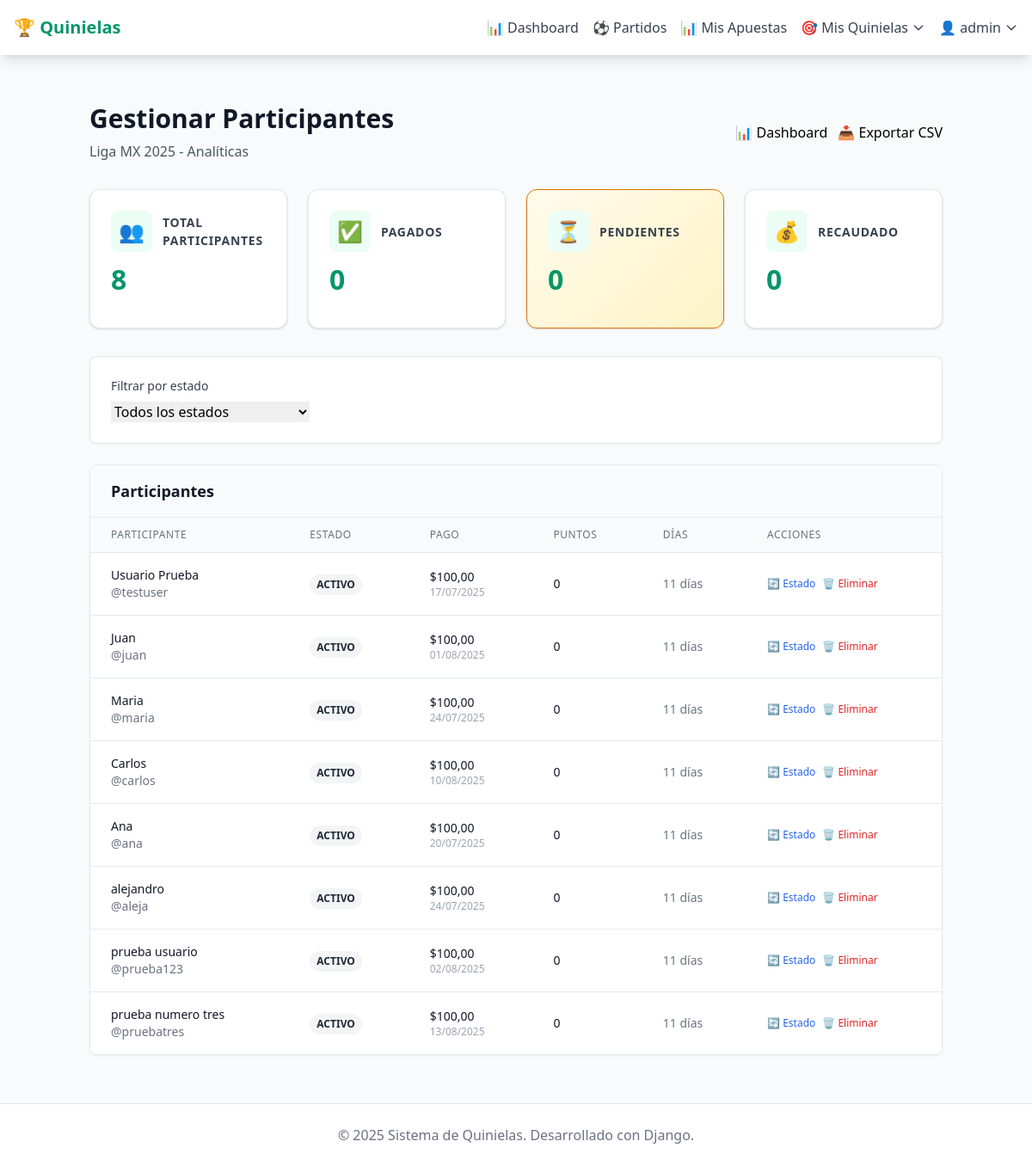
/quiniela/3/gestionar-participantes/ (signed in), run on the app's committed database.
### quinielas/models.py (models this page shows, shortened)
class Quiniela(models.Model):
    nombre = models.CharField(max_length=100)
    descripcion = models.TextField(blank=True, null=True)
    codigo_acceso = models.CharField(max_length=10, unique=True, editable=False)
    creador = models.ForeignKey(User, on_delete=models.CASCADE, related_name='quinielas_creadas')
    fecha_limite = models.DateTimeField()
    fecha_creacion = models.DateTimeField(auto_now_add=True)
    activa = models.BooleanField(default=True)
    class Meta:
        verbose_name = "Quiniela"
        verbose_name_plural = "Quinielas"
        ordering = ['-fecha_creacion']

class Participante(models.Model):
    ESTADOS_PARTICIPANTE = [
        ('PENDIENTE', 'Pendiente de pago'),
        ('PAGADO', 'Pagado y activo'),
        ('SUSPENDIDO', 'Suspendido temporalmente'),
        ('ELIMINADO', 'Eliminado de la quiniela'),
    ]
    usuario = models.ForeignKey(User, on_delete=models.CASCADE)
    quiniela = models.ForeignKey(Quiniela, on_delete=models.CASCADE, related_name='participantes')
    fecha_union = models.DateTimeField(auto_now_add=True)
    puntos_totales = models.IntegerField(default=0)
    estado = models.CharField(
        max_length=20,
        choices=ESTADOS_PARTICIPANTE,
        default='PENDIENTE',
        help_text="Estado actual del participante"
    )
    fecha_pago = models.DateTimeField(
        null=True,
        blank=True,
        help_text="Fecha en que se registró el pago"
    )
    monto_pagado = models.DecimalField(
        max_digits=10,
        decimal_places=2,
        null=True,
        blank=True,
        help_text="Monto pagado por el participante"
    )
    metodo_pago = models.CharField(
        max_length=50,
        blank=True,
        help_text="Método de pago utilizado (efectivo, transferencia, etc.)"
    )
    notas_admin = models.TextField(
        blank=True,
        help_text="Notas privadas del administrador sobre este participante"
    )
    fecha_actualizacion = models.DateTimeField(auto_now=True)
    actualizado_por = models.ForeignKey(
        User,
        on_delete=models.SET_NULL,
        null=True,
        blank=True,
        related_name='participantes_gestionados',
        help_text="Usuario que realizó la última actualización"
    )
    class Meta:
        unique_together = ('usuario', 'quiniela')
        verbose_name = "Participante"
        verbose_name_plural = "Participantes"
        ordering = ['-puntos_totales', 'fecha_union']
    @property
    def dias_desde_union(self):
        from django.utils import timezone
        return (timezone.now() - self.fecha_union).days

### quinielas/views_gestion.py (the view)
# urls.py: path('quiniela/<int:quiniela_id>/gestionar-participantes/', views.gestionar_participantes, name='gestionar_participantes'),
@login_required
def gestionar_participantes(request, quiniela_id):
    quiniela = get_object_or_404(Quiniela, id=quiniela_id, creador=request.user)
    filtro_estado = request.GET.get('estado', 'TODOS')
    participantes = quiniela.participantes.all()
    if filtro_estado != 'TODOS':
        participantes = participantes.filter(estado=filtro_estado)
    paginator = Paginator(participantes, 20)
    page = request.GET.get('page')
    participantes_page = paginator.get_page(page)
    stats = {
        'total': quiniela.participantes.count(),
        'pagados': quiniela.participantes.filter(estado='PAGADO').count(),
        'pendientes': quiniela.participantes.filter(estado='PENDIENTE').count(),
        'suspendidos': quiniela.participantes.filter(estado='SUSPENDIDO').count(),
        'total_recaudado': sum(
            p.monto_pagado or 0
            for p in quiniela.participantes.filter(estado='PAGADO')
        )
    }
    context = {
        'quiniela': quiniela,
        'participantes': participantes_page,
        'filtro_estado': filtro_estado,
        'stats': stats,
        'estados_choices': Participante.ESTADOS_PARTICIPANTE,
    }
    return render(request, 'quinielas/gestionar_participantes.html', context)

### templates/quinielas/gestionar_participantes.html (shortened to what this page needs)
{% extends 'base.html' %}
{% load stats_components %}
{% block content %}
<div class="container mx-auto px-4 py-8">
    <div class="flex flex-col md:flex-row justify-between items-start md:items-center mb-8">
        <div>
            <h1 class="text-3xl font-bold text-gray-900 mb-2">
                Gestionar Participantes
            </h1>
            <p class="text-gray-600">{{ quiniela.nombre }}</p>
        </div>
        <div class="flex gap-3 mt-4 md:mt-0">
            <a href="{% url 'quinielas:dashboard_creador' quiniela.id %}"
               class="btn btn-outline">
                📊 Dashboard
            </a>
            <a href="{% url 'quinielas:exportar_participantes' quiniela.id %}"
               class="btn btn-outline">
                📥 Exportar CSV
            </a>
        </div>
    </div>
    <div class="grid grid-cols-1 md:grid-cols-4 gap-6 mb-8">
        {% stat_card title="Total Participantes" value=stats.total icon="👥" variant="primary" %}
        {% stat_card title="Pagados" value=stats.pagados icon="✅" variant="success" %}
        {% stat_card title="Pendientes" value=stats.pendientes icon="⏳" variant="warning" %}
        {% stat_card title="Recaudado" value="$"|add:stats.total_recaudado icon="💰" variant="info" %}
    </div>
    <div class="bg-white rounded-lg shadow-sm border p-6 mb-6">
        <form method="get" class="flex flex-wrap gap-4 items-end">
            <div>
                <label class="block text-sm font-medium text-gray-700 mb-2">
                    Filtrar por estado
                </label>
                <select name="estado" class="form-input" onchange="this.form.submit()">
                    <option value="TODOS" {% if filtro_estado == "TODOS" %}selected{% endif %}>
                        Todos los estados
                    </option>
                </select>
            </div>
        </form>
    </div>
    <div class="bg-white rounded-lg shadow-sm border overflow-hidden">
        <div class="px-6 py-4 border-b bg-gray-50">
            <h2 class="text-lg font-semibold text-gray-900">
                Participantes
            </h2>
        </div>
        {% if participantes %}
            <div class="overflow-x-auto">
                <table class="min-w-full divide-y divide-gray-200">
                    <thead class="bg-gray-50">
                        <tr>
                            <th class="px-6 py-3 text-left text-xs font-medium text-gray-500 uppercase tracking-wider">
                                Participante
                            </th>
                            <th class="px-6 py-3 text-left text-xs font-medium text-gray-500 uppercase tracking-wider">
                                Estado
                            </th>
                            <th class="px-6 py-3 text-left text-xs font-medium text-gray-500 uppercase tracking-wider">
                                Pago
                            </th>
                            <th class="px-6 py-3 text-left text-xs font-medium text-gray-500 uppercase tracking-wider">
                                Puntos
                            </th>
                            <th class="px-6 py-3 text-left text-xs font-medium text-gray-500 uppercase tracking-wider">
                                Días
                            </th>
                            <th class="px-6 py-3 text-left text-xs font-medium text-gray-500 uppercase tracking-wider">
                                Acciones
                            </th>
                        </tr>
                    </thead>
                    <tbody class="bg-white divide-y divide-gray-200">
                        {% for participante in participantes %}
                        <tr class="hover:bg-gray-50">
                            <td class="px-6 py-4 whitespace-nowrap">
                                <div class="flex items-center">
                                    <div>
                                        <div class="text-sm font-medium text-gray-900">
                                            {{ participante.usuario.get_full_name|default:participante.usuario.username }}
                                        </div>
                                        <div class="text-sm text-gray-500">
                                            @{{ participante.usuario.username }}
                                        </div>
                                    </div>
                                </div>
                            </td>
                            <td class="px-6 py-4 whitespace-nowrap">
                                <span class="inline-flex px-2 py-1 text-xs font-semibold rounded-full
                                    {% if participante.estado == 'PAGADO' %}bg-green-100 text-green-800
                                    {% elif participante.estado == 'PENDIENTE' %}bg-yellow-100 text-yellow-800
                                    {% elif participante.estado == 'SUSPENDIDO' %}bg-red-100 text-red-800
                                    {% else %}bg-gray-100 text-gray-800{% endif %}">
                                    {{ participante.get_estado_display }}
                                </span>
                            </td>
                            <td class="px-6 py-4 whitespace-nowrap text-sm text-gray-900">
                                {% if participante.monto_pagado %}
                                    <div>${{ participante.monto_pagado }}</div>
                                    {% if participante.fecha_pago %}
                                        <div class="text-xs text-gray-400">{{ participante.fecha_pago|date:"d/m/Y" }}</div>
                                    {% endif %}
                                {% else %}
                                    <span class="text-gray-400">No pagado</span>
                                {% endif %}
                            </td>
                            <td class="px-6 py-4 whitespace-nowrap text-sm font-medium text-gray-900">
                                {{ participante.puntos_totales }}
                            </td>
                            <td class="px-6 py-4 whitespace-nowrap text-sm text-gray-500">
                                {{ participante.dias_desde_union }} días
                            </td>
                            <td class="px-6 py-4 whitespace-nowrap text-sm font-medium">
                                <div class="flex space-x-2">
                                    <button onclick="mostrarCambiarEstado({{ participante.id }})"
                                            class="text-blue-600 hover:text-blue-900 text-xs">
                                        🔄 Estado
                                    </button>
                                    <button onclick="confirmarEliminacion({{ participante.id }}, '{{ participante.usuario.username }}')"
                                            class="text-red-600 hover:text-red-900 text-xs">
                                        🗑️ Eliminar
                                    </button>
                                </div>
                            </td>
                        </tr>
                        {% endfor %}
                    </tbody>
                </table>
            </div>
        {% endif %}
    </div>
</div>
{% endblock %}

### templates/base.html (shortened to what this page needs)
{% load static %}
<!DOCTYPE html>
<html lang="es">
<head>
    <script src="https://cdn.tailwindcss.com"></script>
</head>
<body class="bg-gray-50 min-h-screen"
      data-user-authenticated="{% if user.is_authenticated %}true{% else %}false{% endif %}"
      data-username="{{ user.username|default:'anonymous' }}">
    <nav class="bg-white shadow-lg sticky top-0 z-50">
        <div class="max-w-7xl mx-auto px-4">
            <div class="flex justify-between h-16">
                <div class="flex items-center">
                    <a href="{% url 'quinielas:home' %}" class="text-xl font-bold text-primary">
                        🏆 Quinielas
                    </a>
                </div>
                <div class="hidden md:flex items-center space-x-4">
                    {% if user.is_authenticated %}
                        <a href="{% url 'quinielas:dashboard' %}" class="text-gray-700 hover:text-primary font-medium transition-colors">
                            📊 Dashboard
                        </a>
                        <a href="{% url 'quinielas:partidos' %}" class="text-gray-700 hover:text-primary transition-colors">
                            ⚽ Partidos
                        </a>
                        <a href="{% url 'quinielas:mis_apuestas' %}" class="text-gray-700 hover:text-primary transition-colors">
                            📊 Mis Apuestas
                        </a>
                        {% load quinielas_extras %}
                        {% get_user_created_quinielas user as created_quinielas %}
                        {% if created_quinielas %}
                        <div class="relative group">
                            <button class="text-gray-700 hover:text-primary flex items-center transition-colors">
                                🎯 Mis Quinielas
                                <svg class="w-4 h-4 ml-1 transition-transform group-hover:rotate-180" fill="none" stroke="currentColor" viewBox="0 0 24 24">
                                    <path stroke-linecap="round" stroke-linejoin="round" stroke-width="2" d="M19 9l-7 7-7-7"></path>
                                </svg>
                            </button>
                        </div>
                        {% endif %}
                        <div class="relative group">
                            <button class="text-gray-700 hover:text-primary flex items-center font-medium transition-colors">
                                👤 {{ user.username }}
                                <svg class="w-4 h-4 ml-1 transition-transform group-hover:rotate-180" fill="none" stroke="currentColor" viewBox="0 0 24 24">
                                    <path stroke-linecap="round" stroke-linejoin="round" stroke-width="2" d="M19 9l-7 7-7-7"></path>
                                </svg>
                            </button>
                        </div>
                    {% endif %}
                </div>
            </div>
        </div>
    </nav>
    <main class="max-w-7xl mx-auto px-4 py-6">
        {% block content %}
        {% endblock %}
    </main>
    <footer class="bg-white border-t mt-auto">
        <div class="max-w-7xl mx-auto px-4 py-6">
            <div class="text-center text-gray-500">
                <p>&copy; 2025 Sistema de Quinielas. Desarrollado con Django.</p>
            </div>
        </div>
    </footer>
</body>
</html>

### templates/components/stat_card.html (shortened to what this page needs)
{% load static %}
<div class="stat-card {{ size|default:'normal' }} {{ variant|default:'default' }}">
    <div class="stat-header">
        {% if icon %}
        <div class="stat-icon {{ icon_color|default:'primary' }}">{{ icon }}</div>
        {% endif %}
        <div class="stat-info">
            <h3 class="stat-title">{{ title }}</h3>
        </div>
    </div>
    <div class="stat-content">
        <div class="stat-value {{ value_color|default:'primary' }}">
            {{ value|default:'0' }}
        </div>
    </div>
</div>

### data on the page
Quiniela: nombre "Liga MX 2025 - Analíticas"
Participante: usuario.get_full_name "Usuario Prueba", usuario.username "testuser", estado "ACTIVO", monto_pagado "100,00", fecha_pago "17/07/2025", puntos_totales "0", dias_desde_union "11"
Participante: usuario.get_full_name "Juan", usuario.username "juan", estado "ACTIVO", monto_pagado "100,00", fecha_pago "01/08/2025", puntos_totales "0", dias_desde_union "11"
Participante: usuario.get_full_name "Maria", usuario.username "maria", estado "ACTIVO", monto_pagado "100,00", fecha_pago "24/07/2025", puntos_totales "0", dias_desde_union "11"
Participante: usuario.get_full_name "Carlos", usuario.username "carlos", estado "ACTIVO", monto_pagado "100,00", fecha_pago "10/08/2025", puntos_totales "0", dias_desde_union "11"
Participante: usuario.get_full_name "Ana", usuario.username "ana", estado "ACTIVO", monto_pagado "100,00", fecha_pago "20/07/2025", puntos_totales "0", dias_desde_union "11"
Participante: usuario.get_full_name "alejandro", usuario.username "aleja", estado "ACTIVO", monto_pagado "100,00", fecha_pago "24/07/2025", puntos_totales "0", dias_desde_union "11"
Participante: usuario.get_full_name "prueba usuario", usuario.username "prueba123", estado "ACTIVO", monto_pagado "100,00", fecha_pago "02/08/2025", puntos_totales "0", dias_desde_union "11"
Participante: usuario.get_full_name "prueba numero tres", usuario.username "pruebatres", estado "ACTIVO", monto_pagado "100,00", fecha_pago "13/08/2025", puntos_totales "0", dias_desde_union "11"

### other printed values
{{ user.username }} "admin"
{{ icon }} "👥 ✅ ⏳ 💰"
{{ title }} "TOTAL PARTICIPANTES PAGADOS PENDIENTES RECAUDADO"
{{ value|default:'0' }} "8 0 0 0"
